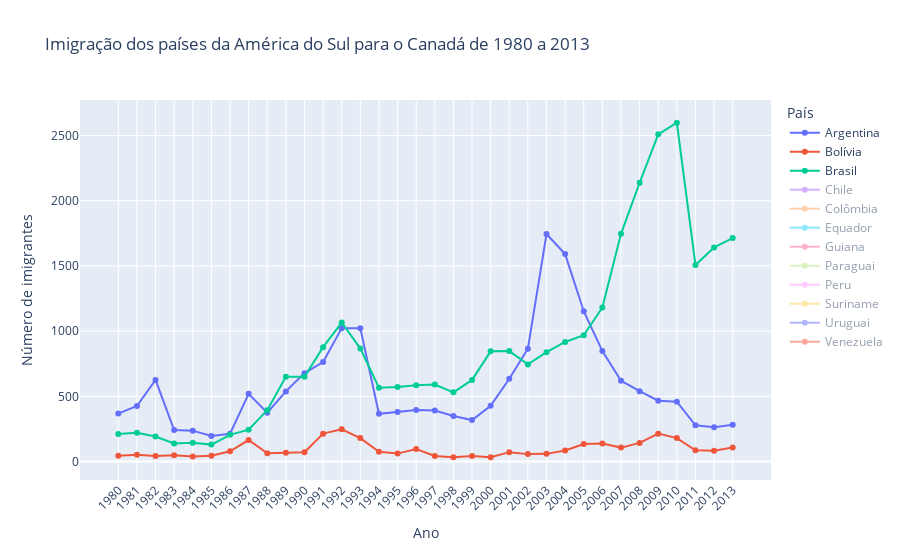

This figure's notebook cell:
### Code cell
fig = px.line(america_sul_final, x=america_sul_final.index, y=america_sul_final.columns, color='País',
             title='Imigração dos países da América do Sul para o Canadá de 1980 a 2013',
             markers=True)

fig.update_layout(
    xaxis={'tickangle': -45}, 
    xaxis_title='Ano',
    yaxis_title='Número de imigrantes'
)

fig.show()

### Figure 1 — Plotly figure (JSON) as saved in the notebook; plotly's stock layout.template omitted (floating-point values rounded to 4 significant figures)
{"data": [{"hovertemplate": "País=Argentina<br>index=%{x}<br>value=%{y}<extra></extra>", "legendgroup": "Argentina", "line": {"color": "#636efa", "dash": "solid"}, "marker": {"symbol": "circle"}, "mode": "markers+lines", "name": "Argentina", "orientation": "v", "showlegend": true, "type": "scatter", "x": ["1980", "1981", "1982", "1983", "1984", "1985", "1986", "1987", "1988", "1989", "1990", "1991", "1992", "1993", "1994", "1995", "1996", "1997", "1998", "1999", "2000", "2001", "2002", "2003", "2004", "2005", "2006", "2007", "2008", "2009", "2010", "2011", "2012", "2013"], "xaxis": "x", "y": [368, 426, 626, 241, 237, 196, 213, 519, 374, 538, 678, 763, 1023, 1022, 366, 380, 396, 391, 349, 318, 427, 635, 865, 1745, 1591, 1153, 847, 620, 540, 467, 459, 278, 263, 282], "yaxis": "y"}, {"hovertemplate": "País=Bolívia<br>index=%{x}<br>value=%{y}<extra></extra>", "legendgroup": "Bolívia", "line": {"color": "#EF553B", "dash": "solid"}, "marker": {"symbol": "circle"}, "mode": "markers+lines", "name": "Bolívia", "orientation": "v", "showlegend": true, "type": "scatter", "x": ["1980", "1981", "1982", "1983", "1984", "1985", "1986", "1987", "1988", "1989", "1990", "1991", "1992", "1993", "1994", "1995", "1996", "1997", "1998", "1999", "2000", "2001", "2002", "2003", "2004", "2005", "2006", "2007", "2008", "2009", "2010", "2011", "2012", "2013"], "xaxis": "x", "y": [44, 52, 42, 49, 38, 44, 79, 165, 63, 68, 71, 214, 247, 180, 75, 61, 96, 43, 33, 42, 33, 72, 57, 59, 85, 134, 139, 107, 143, 214, 180, 86, 83, 107], "yaxis": "y"}, {"hovertemplate": "País=Brasil<br>index=%{x}<br>value=%{y}<extra></extra>", "legendgroup": "Brasil", "line": {"color": "#00cc96", "dash": "solid"}, "marker": {"symbol": "circle"}, "mode": "markers+lines", "name": "Brasil", "orientation": "v", "showlegend": true, "type": "scatter", "x": ["1980", "1981", "1982", "1983", "1984", "1985", "1986", "1987", "1988", "1989", "1990", "1991", "1992", "1993", "1994", "1995", "1996", "1997", "1998", "1999", "2000", "2001", "2002", "2003", "2004", "2005", "2006", "2007", "2008", "2009", "2010", "2011", "2012", "2013"], "xaxis": "x", "y": [211, 220, 192, 139, 145, 130, 205, 244, 394, 650, 650, 877, 1066, 866, 566, 572, 586, 591, 531, 626, 845, 847, 745, 839, 917, 969, 1181, 1746, 2138, 2509, 2598, 1508, 1642, 1714], "yaxis": "y"}, {"hovertemplate": "País=Chile<br>index=%{x}<br>value=%{y}<extra></extra>", "legendgroup": "Chile", "line": {"color": "#ab63fa", "dash": "solid"}, "marker": {"symbol": "circle"}, "mode": "markers+lines", "name": "Chile", "orientation": "v", "showlegend": true, "type": "scatter", "visible": "legendonly", "x": ["1980", "1981", "1982", "1983", "1984", "1985", "1986", "1987", "1988", "1989", "1990", "1991", "1992", "1993", "1994", "1995", "1996", "1997", "1998", "1999", "2000", "2001", "2002", "2003", "2004", "2005", "2006", "2007", "2008", "2009", "2010", "2011", "2012", "2013"], "xaxis": "x", "y": [1233, 1069, 1078, 781, 681, 533, 633, 1454, 990, 1023, 1286, 1749, 1175, 697, 352, 273, 244, 325, 376, 397, 366, 369, 401, 347, 383, 384, 427, 530, 350, 375, 340, 174, 291, 273], "yaxis": "y"}, {"hovertemplate": "País=Colômbia<br>index=%{x}<br>value=%{y}<extra></extra>", "legendgroup": "Colômbia", "line": {"color": "#FFA15A", "dash": "solid"}, "marker": {"symbol": "circle"}, "mode": "markers+lines", "name": "Colômbia", "orientation": "v", "showlegend": true, "type": "scatter", "visible": "legendonly", "x": ["1980", "1981", "1982", "1983", "1984", "1985", "1986", "1987", "1988", "1989", "1990", "1991", "1992", "1993", "1994", "1995", "1996", "1997", "1998", "1999", "2000", "2001", "2002", "2003", "2004", "2005", "2006", "2007", "2008", "2009", "2010", "2011", "2012", "2013"], "xaxis": "x", "y": [266, 326, 360, 244, 235, 214, 257, 376, 352, 439, 614, 652, 582, 464, 375, 371, 381, 578, 929, 1306, 2259, 2965, 3283, 4318, 4566, 6424, 6535, 5357, 5452, 4652, 5218, 4366, 3741, 3631], "yaxis": "y"}, {"hovertemplate": "País=Equador<br>index=%{x}<br>value=%{y}<extra></extra>", "legendgroup": "Equador", "line": {"color": "#19d3f3", "dash": "solid"}, "marker": {"symbol": "circle"}, "mode": "markers+lines", "name": "Equador", "orientation": "v", "showlegend": true, "type": "scatter", "visible": "legendonly", "x": ["1980", "1981", "1982", "1983", "1984", "1985", "1986", "1987", "1988", "1989", "1990", "1991", "1992", "1993", "1994", "1995", "1996", "1997", "1998", "1999", "2000", "2001", "2002", "2003", "2004", "2005", "2006", "2007", "2008", "2009", "2010", "2011", "2012", "2013"], "xaxis": "x", "y": [238, 207, 184, 155, 179, 208, 240, 344, 265, 278, 552, 643, 644, 547, 431, 368, 310, 317, 295, 291, 342, 353, 418, 361, 417, 491, 525, 419, 437, 373, 353, 348, 282, 418], "yaxis": "y"}, {"hovertemplate": "País=Guiana<br>index=%{x}<br>value=%{y}<extra></extra>", "legendgroup": "Guiana", "line": {"color": "#FF6692", "dash": "solid"}, "marker": {"symbol": "circle"}, "mode": "markers+lines", "name": "Guiana", "orientation": "v", "showlegend": true, "type": "scatter", "visible": "legendonly", "x": ["1980", "1981", "1982", "1983", "1984", "1985", "1986", "1987", "1988", "1989", "1990", "1991", "1992", "1993", "1994", "1995", "1996", "1997", "1998", "1999", "2000", "2001", "2002", "2003", "2004", "2005", "2006", "2007", "2008", "2009", "2010", "2011", "2012", "2013"], "xaxis": "x", "y": [2334, 2943, 3575, 2650, 1932, 2299, 3942, 6174, 2977, 3270, 2824, 3266, 2932, 3399, 4181, 3935, 2324, 1795, 1238, 1366, 1308, 1707, 1479, 1410, 1341, 1215, 1286, 1277, 1137, 1180, 953, 804, 676, 656], "yaxis": "y"}, {"hovertemplate": "País=Paraguai<br>index=%{x}<br>value=%{y}<extra></extra>", "legendgroup": "Paraguai", "line": {"color": "#B6E880", "dash": "solid"}, "marker": {"symbol": "circle"}, "mode": "markers+lines", "name": "Paraguai", "orientation": "v", "showlegend": true, "type": "scatter", "visible": "legendonly", "x": ["1980", "1981", "1982", "1983", "1984", "1985", "1986", "1987", "1988", "1989", "1990", "1991", "1992", "1993", "1994", "1995", "1996", "1997", "1998", "1999", "2000", "2001", "2002", "2003", "2004", "2005", "2006", "2007", "2008", "2009", "2010", "2011", "2012", "2013"], "xaxis": "x", "y": [45, 26, 32, 40, 48, 36, 34, 72, 53, 48, 56, 51, 94, 75, 46, 39, 38, 30, 25, 34, 29, 34, 60, 88, 74, 75, 88, 98, 95, 88, 89, 83, 55, 66], "yaxis": "y"}, {"hovertemplate": "País=Peru<br>index=%{x}<br>value=%{y}<extra></extra>", "legendgroup": "Peru", "line": {"color": "#FF97FF", "dash": "solid"}, "marker": {"symbol": "circle"}, "mode": "markers+lines", "name": "Peru", "orientation": "v", "showlegend": true, "type": "scatter", "visible": "legendonly", "x": ["1980", "1981", "1982", "1983", "1984", "1985", "1986", "1987", "1988", "1989", "1990", "1991", "1992", "1993", "1994", "1995", "1996", "1997", "1998", "1999", "2000", "2001", "2002", "2003", "2004", "2005", "2006", "2007", "2008", "2009", "2010", "2011", "2012", "2013"], "xaxis": "x", "y": [317, 456, 401, 241, 306, 328, 628, 843, 1237, 1667, 1384, 1522, 1632, 1274, 993, 827, 845, 676, 493, 560, 603, 849, 855, 1023, 1460, 1653, 1473, 1490, 1094, 1884, 1283, 886, 787, 682], "yaxis": "y"}, {"hovertemplate": "País=Suriname<br>index=%{x}<br>value=%{y}<extra></extra>", "legendgroup": "Suriname", "line": {"color": "#FECB52", "dash": "solid"}, "marker": {"symbol": "circle"}, "mode": "markers+lines", "name": "Suriname", "orientation": "v", "showlegend": true, "type": "scatter", "visible": "legendonly", "x": ["1980", "1981", "1982", "1983", "1984", "1985", "1986", "1987", "1988", "1989", "1990", "1991", "1992", "1993", "1994", "1995", "1996", "1997", "1998", "1999", "2000", "2001", "2002", "2003", "2004", "2005", "2006", "2007", "2008", "2009", "2010", "2011", "2012", "2013"], "xaxis": "x", "y": [15, 10, 21, 12, 5, 16, 7, 46, 16, 24, 26, 13, 53, 51, 32, 58, 51, 35, 22, 11, 16, 22, 22, 22, 17, 15, 16, 20, 9, 12, 13, 11, 16, 4], "yaxis": "y"}, {"hovertemplate": "País=Uruguai<br>index=%{x}<br>value=%{y}<extra></extra>", "legendgroup": "Uruguai", "line": {"color": "#636efa", "dash": "solid"}, "marker": {"symbol": "circle"}, "mode": "markers+lines", "name": "Uruguai", "orientation": "v", "showlegend": true, "type": "scatter", "visible": "legendonly", "x": ["1980", "1981", "1982", "1983", "1984", "1985", "1986", "1987", "1988", "1989", "1990", "1991", "1992", "1993", "1994", "1995", "1996", "1997", "1998", "1999", "2000", "2001", "2002", "2003", "2004", "2005", "2006", "2007", "2008", "2009", "2010", "2011", "2012", "2013"], "xaxis": "x", "y": [128, 132, 146, 105, 90, 92, 137, 269, 99, 144, 111, 229, 299, 437, 125, 164, 171, 117, 87, 93, 75, 64, 91, 103, 130, 217, 175, 147, 160, 99, 93, 81, 47, 58], "yaxis": "y"}, {"hovertemplate": "País=Venezuela<br>index=%{x}<br>value=%{y}<extra></extra>", "legendgroup": "Venezuela", "line": {"color": "#EF553B", "dash": "solid"}, "marker": {"symbol": "circle"}, "mode": "markers+lines", "name": "Venezuela", "orientation": "v", "showlegend": true, "type": "scatter", "visible": "legendonly", "x": ["1980", "1981", "1982", "1983", "1984", "1985", "1986", "1987", "1988", "1989", "1990", "1991", "1992", "1993", "1994", "1995", "1996", "1997", "1998", "1999", "2000", "2001", "2002", "2003", "2004", "2005", "2006", "2007", "2008", "2009", "2010", "2011", "2012", "2013"], "xaxis": "x", "y": [103, 117, 174, 124, 142, 165, 179, 229, 279, 304, 344, 487, 610, 490, 334, 402, 520, 686, 489, 464, 443, 560, 524, 699, 1224, 1211, 1192, 1335, 1239, 1353, 998, 1452, 1373, 1022], "yaxis": "y"}], "layout": {"autosize": true, "legend": {"title": {"text": "País"}, "tracegroupgap": 0}, "title": {"text": "Imigração dos países da América do Sul para o Canadá de 1980 a 2013"}, "xaxis": {"anchor": "y", "autorange": true, "domain": [0, 1], "range": [-2.032, 35.03], "tickangle": -45, "title": {"text": "Ano"}, "type": "category"}, "yaxis": {"anchor": "x", "autorange": true, "domain": [0, 1], "range": [-178.7, 2810.0], "title": {"text": "Número de imigrantes"}, "type": "linear"}}}
